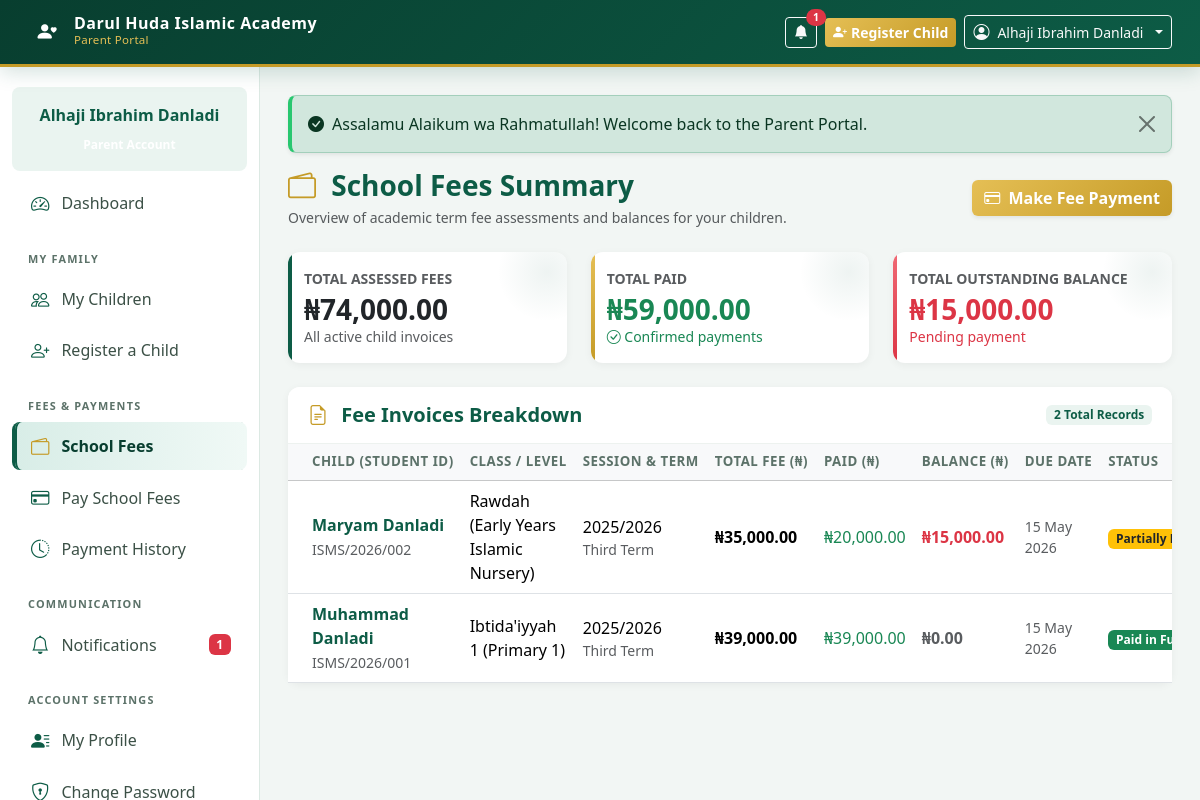
The app's page /parent/fees.php (signed in) with its own data.
### tables this page shows
CREATE TABLE `parents` (
  `id` INT AUTO_INCREMENT PRIMARY KEY,
  `user_id` INT NOT NULL UNIQUE,
  `full_name` VARCHAR(150) NOT NULL,
  `residential_address` TEXT NOT NULL,
  `emergency_contact_name` VARCHAR(150) NULL,
  `emergency_contact_phone` VARCHAR(25) NULL,
  `occupation` VARCHAR(100) NULL,
  `created_at` TIMESTAMP DEFAULT CURRENT_TIMESTAMP,
  `updated_at` TIMESTAMP DEFAULT CURRENT_TIMESTAMP ON UPDATE CURRENT_TIMESTAMP,
  CONSTRAINT `fk_parents_user` FOREIGN KEY (`user_id`) REFERENCES `users` (`id`) ON DELETE CASCADE
);

CREATE TABLE `student_invoices` (
  `id` INT AUTO_INCREMENT PRIMARY KEY,
  `invoice_number` VARCHAR(50) NOT NULL UNIQUE,
  `student_id` INT NOT NULL,
  `session_id` INT NOT NULL,
  `term_id` INT NOT NULL,
  `total_amount` DECIMAL(12, 2) NOT NULL DEFAULT 0.00,
  `amount_paid` DECIMAL(12, 2) NOT NULL DEFAULT 0.00,
  `balance` DECIMAL(12, 2) NOT NULL DEFAULT 0.00,
  `status` ENUM('unpaid', 'partially_paid', 'paid', 'overdue') NOT NULL DEFAULT 'unpaid',
  `due_date` DATE NULL,
  `created_at` TIMESTAMP DEFAULT CURRENT_TIMESTAMP,
  `updated_at` TIMESTAMP DEFAULT CURRENT_TIMESTAMP ON UPDATE CURRENT_TIMESTAMP,
  CONSTRAINT `fk_inv_student` FOREIGN KEY (`student_id`) REFERENCES `students` (`id`) ON DELETE CASCADE,
  CONSTRAINT `fk_inv_session` FOREIGN KEY (`session_id`) REFERENCES `academic_sessions` (`id`) ON DELETE CASCADE,
  CONSTRAINT `fk_inv_term` FOREIGN KEY (`term_id`) REFERENCES `academic_terms` (`id`) ON DELETE CASCADE
);

CREATE TABLE `students` (
  `id` INT AUTO_INCREMENT PRIMARY KEY,
  `student_id_number` VARCHAR(50) NULL UNIQUE,  
  `parent_id` INT NOT NULL,
  `first_name` VARCHAR(60) NOT NULL,
  `last_name` VARCHAR(60) NOT NULL,
  `other_name` VARCHAR(60) NULL,
  `date_of_birth` DATE NOT NULL,
  `gender` ENUM('Male', 'Female') NOT NULL,
  `requested_class_id` INT NULL,
  `current_class_id` INT NULL,
  `previous_islamiyya_education` TEXT NULL,
  `registration_status` ENUM('pending', 'approved', 'rejected') NOT NULL DEFAULT 'pending',
  `rejection_reason` TEXT NULL,
  `enrolment_status` ENUM('active', 'graduated', 'withdrawn', 'inactive') NOT NULL DEFAULT 'active',
  `admission_date` DATE NULL,
  `medical_info` TEXT NULL,
  `created_at` TIMESTAMP DEFAULT CURRENT_TIMESTAMP,
  `updated_at` TIMESTAMP DEFAULT CURRENT_TIMESTAMP ON UPDATE CURRENT_TIMESTAMP,
  CONSTRAINT `fk_students_parent` FOREIGN KEY (`parent_id`) REFERENCES `parents` (`id`) ON DELETE CASCADE,
  CONSTRAINT `fk_students_req_class` FOREIGN KEY (`requested_class_id`) REFERENCES `classes` (`id`) ON DELETE SET NULL,
  CONSTRAINT `fk_students_cur_class` FOREIGN KEY (`current_class_id`) REFERENCES `classes` (`id`) ON DELETE SET NULL
);

CREATE TABLE `classes` (
  `id` INT AUTO_INCREMENT PRIMARY KEY,
  `class_name` VARCHAR(100) NOT NULL,
  `level_category` VARCHAR(50) NOT NULL,  
  `description` VARCHAR(255) NULL,
  `display_order` INT NOT NULL DEFAULT 1,
  `status` ENUM('active', 'inactive') NOT NULL DEFAULT 'active',
  `created_at` TIMESTAMP DEFAULT CURRENT_TIMESTAMP
);

CREATE TABLE `academic_sessions` (
  `id` INT AUTO_INCREMENT PRIMARY KEY,
  `session_name` VARCHAR(50) NOT NULL UNIQUE,  
  `is_current` TINYINT(1) NOT NULL DEFAULT 0,
  `created_at` TIMESTAMP DEFAULT CURRENT_TIMESTAMP
);

CREATE TABLE `academic_terms` (
  `id` INT AUTO_INCREMENT PRIMARY KEY,
  `session_id` INT NOT NULL,
  `term_name` VARCHAR(50) NOT NULL,  
  `start_date` DATE NULL,
  `end_date` DATE NULL,
  `is_current` TINYINT(1) NOT NULL DEFAULT 0,
  `created_at` TIMESTAMP DEFAULT CURRENT_TIMESTAMP,
  CONSTRAINT `fk_term_session` FOREIGN KEY (`session_id`) REFERENCES `academic_sessions` (`id`) ON DELETE CASCADE
);

### parent/fees.php (the view, shortened to what the rows shown need)
<?php
require_once __DIR__ . '/../includes/parent_header.php';
$pdo = get_db_connection();
$parent_id = (int)$parent['id'];
$stmt = $pdo->prepare("
    SELECT
        inv.*,
        s.first_name, s.last_name, s.student_id_number,
        c.class_name,
        sess.session_name,
        t.term_name
    FROM student_invoices inv
    JOIN students s ON inv.student_id = s.id
    LEFT JOIN classes c ON s.current_class_id = c.id
    JOIN academic_sessions sess ON inv.session_id = sess.id
    JOIN academic_terms t ON inv.term_id = t.id
    WHERE s.parent_id = ?
    ORDER BY inv.id DESC
");
$stmt->execute([$parent_id]);
$invoices = $stmt->fetchAll();
?>
<div class="card card-modern">
    <div class="card-body p-0">
        <div class="table-responsive">
            <table class="table table-hover align-middle mb-0">
                <thead class="table-light">
                    <tr>
                        <th class="ps-4">Child (Student ID)</th>
                        <th>Class / Level</th>
                        <th>Session & Term</th>
                        <th>Total Fee (₦)</th>
                        <th>Paid (₦)</th>
                        <th>Balance (₦)</th>
                        <th>Due Date</th>
                        <th>Status</th>
                    </tr>
                </thead>
                <tbody>
                    <?php if (empty($invoices)): ?>
                        <tr>
                            <td colspan="9" class="text-center py-5 text-muted">
                                <i class="bi bi-wallet-x fs-1 d-block mb-2"></i>
                                No fee invoices found. Invoices are generated once child registration is approved by the administration.
                            </td>
                        </tr>
                    <?php else: ?>
                        <?php foreach ($invoices as $inv): ?>
                            <tr>
                                <td class="ps-4">
                                    <div class="fw-bold text-islamic"><?= e($inv['first_name'] . ' ' . $inv['last_name']) ?></div>
                                    <small class="text-muted"><?= e($inv['student_id_number'] ?? 'ID Pending') ?></small>
                                </td>
                                <td><?= e($inv['class_name'] ?? 'Not Assigned') ?></td>
                                <td>
                                    <?= e($inv['session_name']) ?>
                                    <div class="small text-muted"><?= e($inv['term_name']) ?></div>
                                </td>
                                <td class="fw-bold"><?= format_currency($inv['total_amount']) ?></td>
                                <td class="text-success"><?= format_currency($inv['amount_paid']) ?></td>
                                <td class="fw-bold <?= $inv['balance'] > 0 ? 'text-danger' : 'text-muted' ?>">
                                    <?= format_currency($inv['balance']) ?>
                                </td>
                                <td class="small text-muted"><?= format_date($inv['due_date']) ?></td>
                                <td>
                                    <?php if ($inv['status'] === 'paid'): ?>
                                        <span class="badge bg-success">Paid in Full</span>
                                    <?php elseif ($inv['status'] === 'partially_paid'): ?>
                                        <span class="badge bg-warning text-dark">Partially Paid</span>
                                    <?php elseif ($inv['status'] === 'overdue'): ?>
                                        <span class="badge bg-danger">Overdue</span>
                                    <?php else: ?>
                                        <span class="badge bg-secondary">Unpaid</span>
                                    <?php endif; ?>
                                </td>
                            </tr>
                        <?php endforeach; ?>
                    <?php endif; ?>
                </tbody>
            </table>
        </div>
    </div>
</div>
<?php require_once __DIR__ . '/../includes/parent_footer.php'; ?>

### includes/parent_header.php (shortened to what the rows shown need)
<?php
require_once __DIR__ . '/auth.php';
$school_name = get_setting('school_name', 'Darul Huda Islamic Academy');
$parent = get_current_parent_profile() ?? [
    'id' => 0,
    'full_name' => $_SESSION['username'] ?? 'Parent',
    'phone' => $_SESSION['phone'] ?? '',
    'email' => $_SESSION['email'] ?? '',
    'residential_address' => '',
    'occupation' => '',
    'emergency_contact_name' => '',
    'emergency_contact_phone' => ''
];
?>
<!DOCTYPE html>
<html lang="en">
<head>
    <link href="https://cdn.jsdelivr.net/npm/bootstrap@5.3.3/dist/css/bootstrap.min.css" rel="stylesheet">
    <link rel="stylesheet" href="https://cdn.jsdelivr.net/npm/bootstrap-icons@1.11.3/font/bootstrap-icons.min.css">
    <link rel="stylesheet" href="<?= BASE_URL ?>/assets/css/style.css">
</head>
<body>
<nav class="navbar navbar-expand-lg navbar-dark navbar-islamic sticky-top py-2 px-3">
    <div class="container-fluid">
        <div class="ms-auto d-flex align-items-center gap-2">
            <div class="dropdown">
                <button class="btn btn-outline-light dropdown-toggle btn-sm d-flex align-items-center gap-2" type="button" data-bs-toggle="dropdown">
                    <i class="bi bi-person-circle fs-6"></i>
                    <span class="d-none d-md-inline"><?= e($parent['full_name'] ?? $_SESSION['username']) ?></span>
                </button>
            </div>
        </div>
    </div>
</nav>
<div class="app-container">
    <aside class="sidebar collapse d-lg-block" id="parentSidebar">
        <div class="p-3 mb-2 bg-islamic-soft rounded-3 text-center">
            <div class="fw-bold text-islamic mb-1"><?= e($parent['full_name'] ?? 'Respected Parent') ?></div>
            <div class="badge bg-gold small">Parent Account</div>
        </div>
    </aside>
    <main class="main-content">
        <div class="container-fluid p-0">

### records on screen
parents: full_name "Alhaji Ibrahim Danladi"
student_invoices: student.last_name "Maryam Danladi", student.student_id_number "ISMS/2026/002", classes.class_name "Rawdah (Early Years Islamic Nursery)", session.session_name "2025/2026", term.term_name "Third Term", total_amount "₦35,000.00", amount_paid "₦20,000.00", balance "₦15,000.00", due_date "15 May 2026", status "Partially…"
student_invoices: student.last_name "Muhammad Danladi", student.student_id_number "ISMS/2026/001", classes.class_name "Ibtida'iyyah 1 (Primary 1)", session.session_name "2025/2026", term.term_name "Third Term", total_amount "₦39,000.00", amount_paid "₦39,000.00", balance "₦0.00", due_date "15 May 2026", status "Paid in…"

### other values on screen
$school_name "Darul Huda Islamic Academy"
$unread_notifs "1"
$flash['message'] "Assalamu Alaikum wa Rahmatullah! Welcome back to the Parent Portal."
format_currency($total_due) "₦74,000.00"
format_currency($total_paid) "₦59,000.00"
format_currency($total_balance) "₦15,000.00"
count($invoices) "2"
